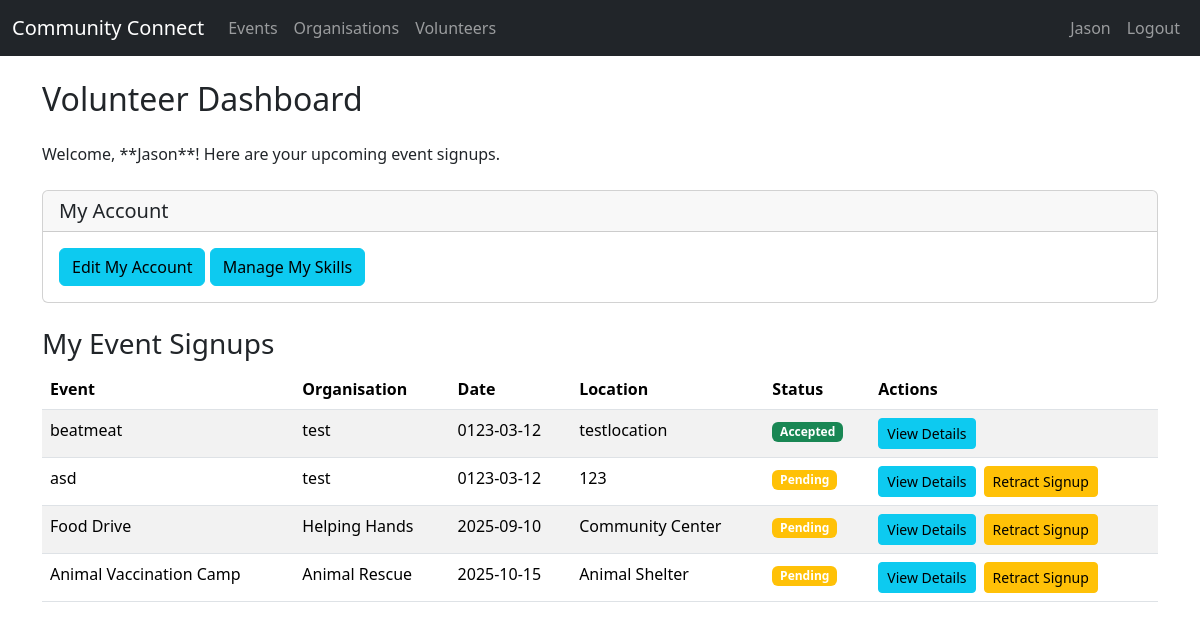
The page /volunteer/dashboard (signed in) on the database as committed earlier.
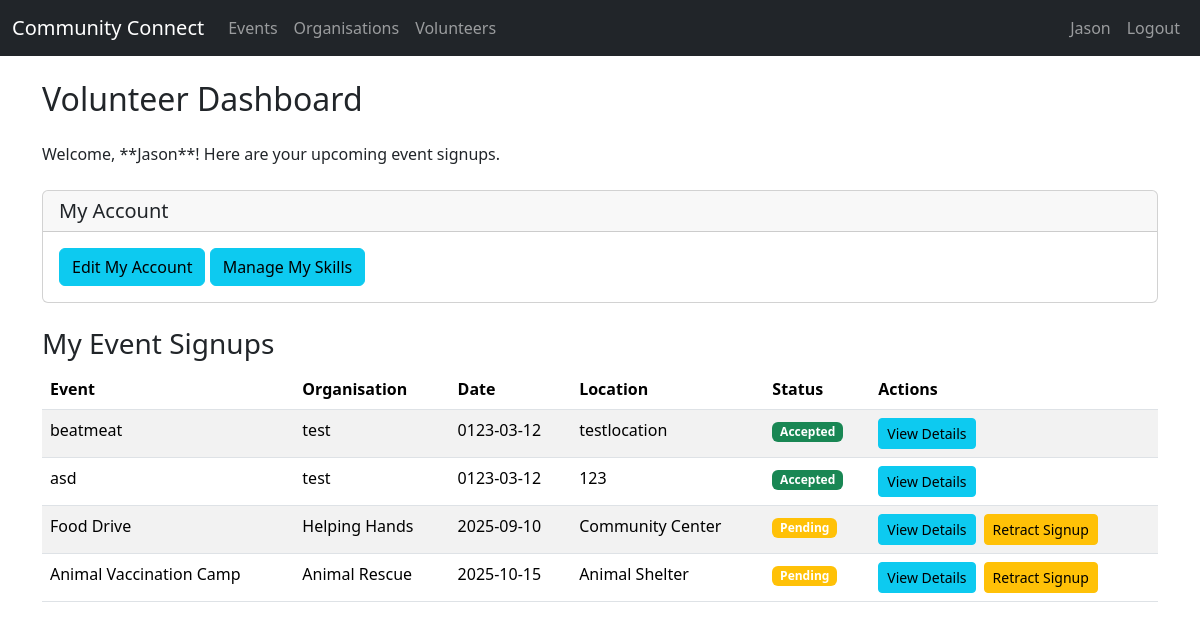
The same page on the database as committed later.
### tables this page shows
CREATE TABLE Signups (
    SignupID INTEGER PRIMARY KEY AUTOINCREMENT,
    EventID INTEGER,
    VolunteerID INTEGER,
    RoleID INTEGER,
    Status TEXT,
    FOREIGN KEY (EventID) REFERENCES Events(EventID) ON DELETE CASCADE,
    FOREIGN KEY (VolunteerID) REFERENCES Volunteers(VolunteerID) ON DELETE CASCADE,
    FOREIGN KEY (RoleID) REFERENCES Roles(RoleID) ON DELETE CASCADE
);

CREATE TABLE Events (
    EventID INTEGER PRIMARY KEY AUTOINCREMENT,
    OrganisationID INTEGER,
    Name TEXT NOT NULL,
    Description TEXT,
    Date DATE,
    StartTime TIME,
    EndTime TIME,
    Location TEXT,
    Status TEXT,
    FOREIGN KEY (OrganisationID) REFERENCES Organisations(OrganisationID)
);

CREATE TABLE Organisations (
    OrganisationID INTEGER PRIMARY KEY AUTOINCREMENT,
    Name TEXT NOT NULL,
    Description TEXT,
    ContactPerson TEXT,
    Email TEXT UNIQUE,
    Password TEXT,
    Phone TEXT,
    Address TEXT,
    Website TEXT,
    Logo TEXT
);

### app.py (the view)
@app.route("/volunteer/dashboard")
@login_required
@volunteer_required
def volunteer_dashboard():
    db = get_db()
    signups = db.execute(
        """SELECT s.Status, e.Name AS EventName, e.Date, e.Location, o.Name AS OrgName, s.EventID
           FROM Signups s
           JOIN Events e ON s.EventID = e.EventID
           JOIN Organisations o ON e.OrganisationID = o.OrganisationID
           WHERE s.VolunteerID = ?
           ORDER BY date(e.Date) ASC""",
        (session["user_id"],)
    ).fetchall()
    return render_template("volunteer_dashboard.html", signups=signups)

### app.py (called while the page is built)
def get_db():
    db = getattr(g, "_database", None)
    if db is None:
        db = g._database = sqlite3.connect(DATABASE)
        db.row_factory = sqlite3.Row
    return db

@app.teardown_appcontext
def close_connection(exception):
    db = getattr(g, "_database", None)
    if db is not None:
        db.close()

def login_required(f):
    @wraps(f)
    def decorated_function(*args, **kwargs):
        if "user_id" not in session:
            flash("Please log in first.", "error")
            return redirect(url_for("login"))
        return f(*args, **kwargs)
    return decorated_function

def volunteer_required(f):
    @wraps(f)
    def wrapper(*args, **kwargs):
        if session.get("account_type") != "volunteer":
            flash("Volunteers only.", "error")
            return redirect(url_for("index"))
        return f(*args, **kwargs)
    return wrapper

### templates/volunteer_dashboard.html
{% extends "base.html" %}
{% block content %}
<h2 class="mb-4">Volunteer Dashboard</h2>
<p>Welcome, **{{ session['name'] }}**! Here are your upcoming event signups.</p>
<div class="card my-4">
    <div class="card-header">
        <h5 class="mb-0">My Account</h5>
    </div>
    <div class="card-body">
        <a href="{{ url_for('edit_volunteer_account') }}" class="btn btn-info">Edit My Account</a>
        <a href="{{ url_for('manage_volunteer_skills') }}" class="btn btn-info">Manage My Skills</a>
    </div>
</div>
<h3 class="mt-4">My Event Signups</h3>
{% if signups %}
<table class="table table-striped">
    <thead>
        <tr>
            <th>Event</th>
            <th>Organisation</th>
            <th>Date</th>
            <th>Location</th>
            <th>Status</th>
            <th>Actions</th>
        </tr>
    </thead>
    <tbody>
        {% for signup in signups %}
        <tr>
            <td>{{ signup.EventName }}</td>
            <td>{{ signup.OrgName }}</td>
            <td>{{ signup.Date }}</td>
            <td>{{ signup.Location }}</td>
            <td><span class="badge bg-{% if signup.Status == 'Accepted' %}success{% elif signup.Status == 'Rejected' %}danger{% else %}warning{% endif %}">{{ signup.Status }}</span></td>
            <td>
                <div class="d-flex align-items-center gap-2">
                    <a href="{{ url_for('view_event', event_id=signup.EventID) }}" class="btn btn-sm btn-info">View Details</a>
                    {% if signup.Status != 'Accepted' %}
                        <form action="{{ url_for('retract_signup', event_id=signup.EventID) }}" method="POST" class="m-0">
                            <button type="submit" class="btn btn-sm btn-warning" onclick="return confirm('Are you sure you want to retract your signup?');">Retract Signup</button>
                        </form>
                    {% endif %}
                </div>
            </td>
        </tr>
        {% endfor %}
    </tbody>
</table>
{% else %}
<p>You have not signed up for any events yet. <a href="{{ url_for('list_events') }}">Browse events now!</a></p>
{% endif %}
{% endblock %}

Rows that differ between the two databases and show on the page:
changed Signups "asd": Status "Pending" → "Accepted"; no longer shows "Retract Signup"
